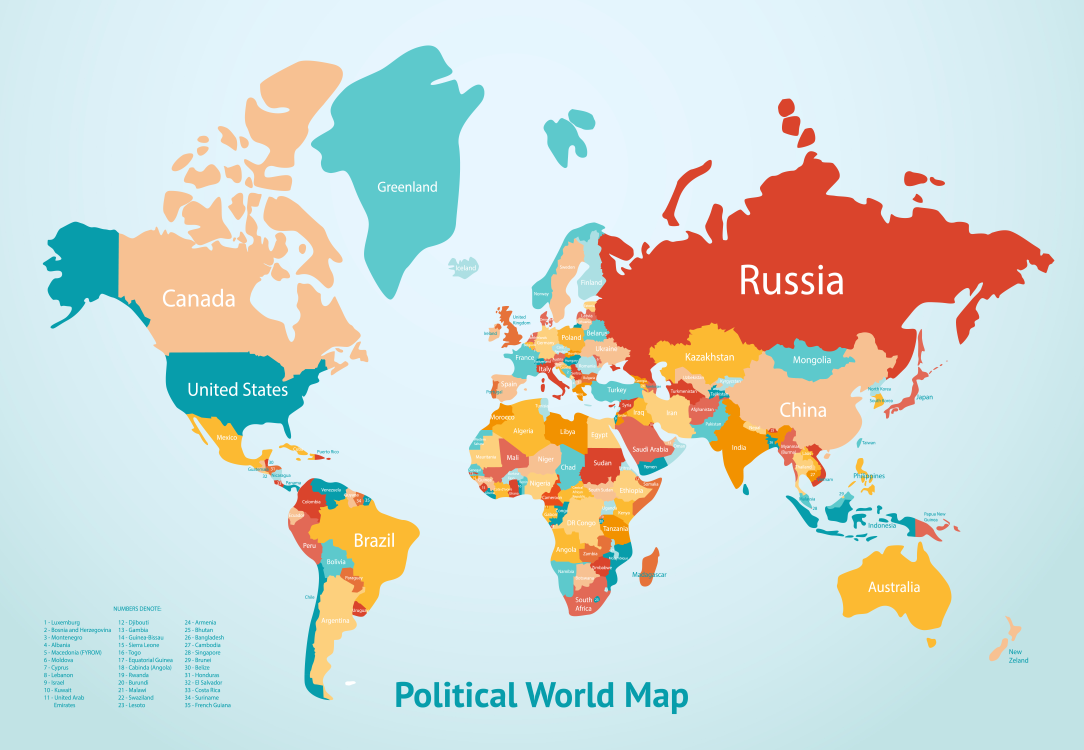
#> input picture 34068.jpg, 6500 x 4500 px, found by its file name (shown at 1/6 size)
$ python crop_and_optimize.py
#> lines starting #> are read from the running program, lines starting #| are printed output that depends on the picture
from PIL import Image

# Open the original high-resolution poster
img = Image.open("c:/Users/HP/Documents/Portfolio_Website/34068.jpg")
#> img is the input picture: PIL image 6500x4500 RGB; mean R, G, B 208.2, 215.8, 210.1
w, h = img.size
#> w = 6500; h = 4500

# Crop parameters derived from the exact mathematical center (Equator at Row 2000)
# and a 2:1 aspect ratio (width = 6500, height = 3250)
left = 0
top = 222
right = 6500
bottom = 3472

cropped_img = img.crop((left, top, right, bottom))
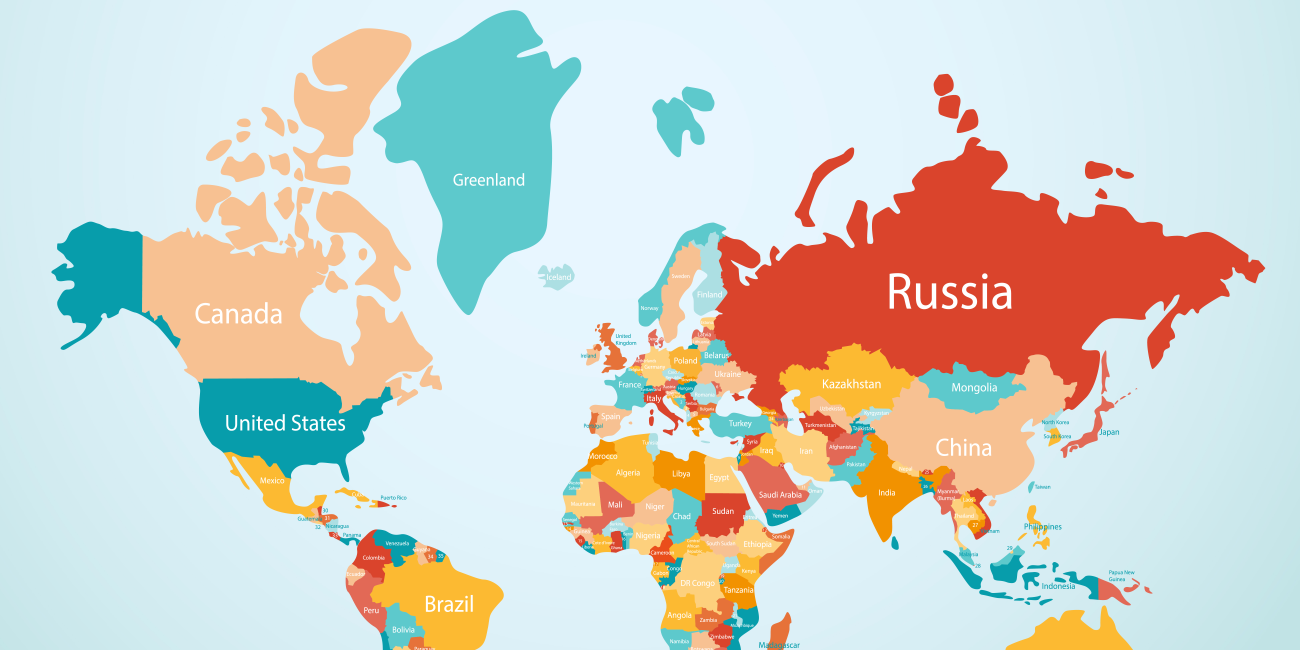
#> cropped_img: PIL image 6500x3250 RGB (shown at 1/5 size); mean R, G, B 209.7, 210.2, 202
print(f"Cropped Image Size: {cropped_img.size}")
#| Cropped Image Size: (6500, 3250)

# Resize to high-performance web-standard 2048 x 1024 resolution (2:1 aspect ratio)
optimized_img = cropped_img.resize((2048, 1024), Image.Resampling.LANCZOS)

# Horizontally flip the image to perfectly cancel out Three.js spherical UV wrapping mirror
flipped_img = optimized_img.transpose(Image.FLIP_LEFT_RIGHT)
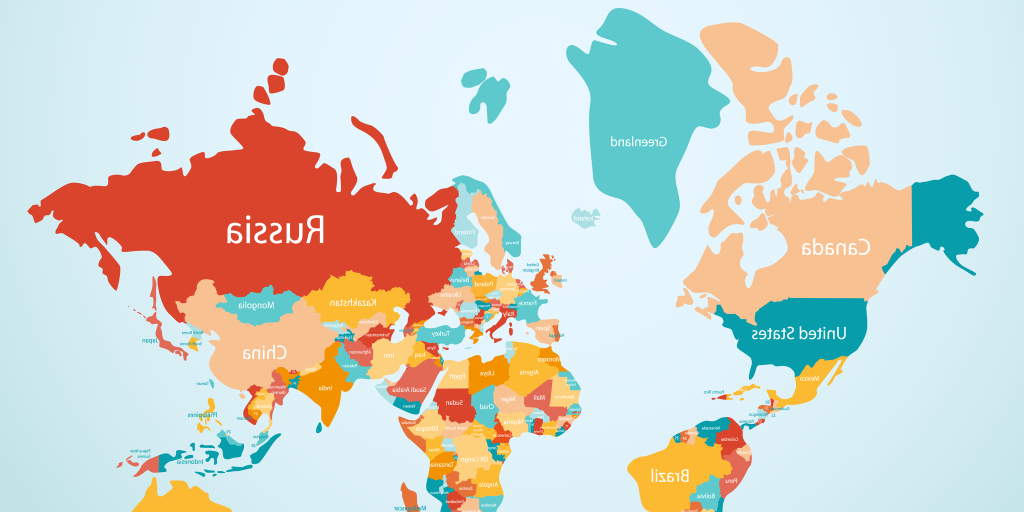
#> flipped_img: PIL image 2048x1024 RGB (shown at 1/2 size); mean R, G, B 209.7, 210.2, 202
print(f"Optimized & Flipped Image Size: {flipped_img.size}")
#| Optimized & Flipped Image Size: (2048, 1024)

# Save directly as the public political map texture
flipped_img.save("c:/Users/HP/Documents/Portfolio_Website/public/world-map-political.jpg", "JPEG", quality=85)
print("Saved optimized flipped texture successfully!")
